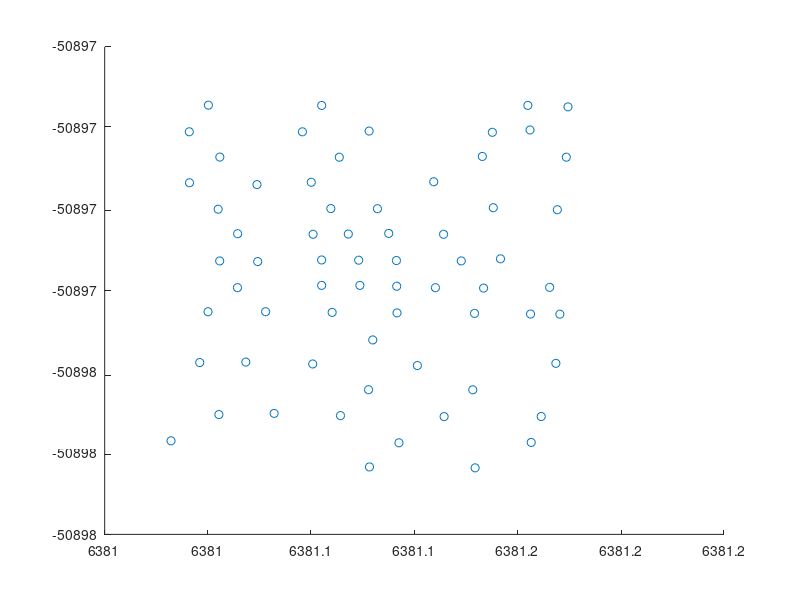

Here is the MATLAB script that generated this plot:
clear; clc;
% load('virsrcpos.dat')
% Stalon = virsrcpos(:,1);
% Stalat = virsrcpos(:,2);
Staloc = load("sta_virsrc.mat");
Stalon = Staloc.lon_sta';
Stalat = Staloc.lat_sta';
%%
file = load("Vs_inter.mat");
Vs_full = file.vs_inter;
mx = file.x;
my = file.y;
mz = file.z;

Clat1 = min(my); Clat2 = max(my);
Xlon = min(mx); Ylat = max(mx);
lonunit = 2*pi*6359.752/360*cos((Clat1+Clat2)/2/180*pi)*1e3; % unit length of longitude                                    
latunit = 2*pi*6378.137/360*1e3; % unit length of latitude                        

nsta = length(Stalon);

staposx = zeros(nsta,1);
staposy = zeros(nsta,1);

staposx = (Stalon - Xlon)*lonunit;
staposy = (Stalat - Ylat)*latunit;
%% plot
scatter(staposx/1000,staposy/1000)

%% write
filename = 'virsrc.dat';
fileid = fopen(filename,'w');
for i = 1:nsta
	sta = [staposx(i); staposy(i)];
    fprintf(fileid,'%-f	%-f 4.5e3 0.0   1.0e+22   0.0 0.0 1.0\n',sta(1), sta(2));
end
fclose(fileid);

disp('haha');
